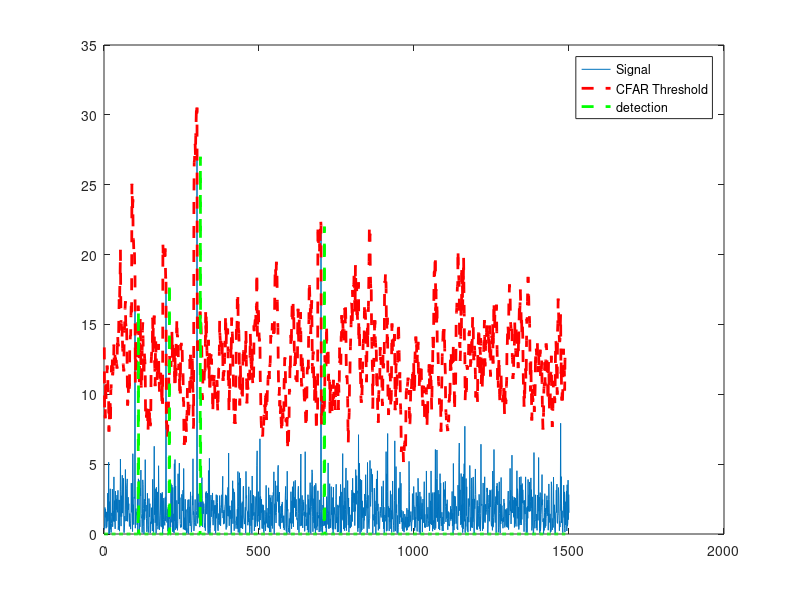

Recreate this plot in MATLAB.
% Implement 1D CFAR using lagging cells on the given noise and target scenario.

% Close and delete all currently open figures
close all;

% Generate Noisy Signal

% Specify the parameters of a signal with a sampling frequency of 1 kHz 
% and a signal duration of 1.5 seconds.

Fs = 1000;            % Sampling frequency                    
T = 1/Fs;             % Sampling period       
L = 1500;             % Length of signal
t = (0:L-1)*T;        % Time vector

% Form a signal containing a 50 Hz sinusoid of amplitude 0.7 and a 120 Hz 
% sinusoid of amplitude 1.

S = 0.7*sin(2*pi*50*t) + sin(2*pi*120*t);

% Corrupt the signal with zero-mean white noise with a variance of 4
X = S + 2*randn(size(t));

X_cfar = abs(X);

% Data_points
Ns = 1500;  % let it be the same as the length of the signal

%Targets location. Assigning bin 100, 200, 300, and 700 as Targets
%  with the amplitudes of 16, 18, 27, 22.
X_cfar([100 ,200, 300, 700])=[16 18 27 22];

% plot the output
% figure(1);
% tiledlayout(2,1)
% nexttile
% plot(X_cfar)

% Apply CFAR to detect the targets by filtering the noise.

% TODO: Define the number of Training Cells
T = 10
% TODO: Define the number of Guard Cells 
G = 1
% TODO: Define Offset (Adding room above noise threshold for the desired SNR)
offset = 7

% Initialize vector to hold threshold values 
threshold_cfar = zeros(Ns-(G+T+1),1);

% Initialize Vector to hold final signal after thresholding
signal_cfar = zeros(Ns-(G+T+1),1);

% Slide window across the signal length
for i = 1:(Ns-(G+T+1))     
    
    % TODO: Determine the noise threshold by measuring it within 
    % the training cells
    noise_level =    mean(X_cfar(i+G:i+G+T))
    % TODO: scale the noise_level by appropriate offset value and take
    % average over T training cells
    threshold = noise_level * offset
    % Add threshold value to the threshold_cfar vector
    threshold_cfar(i) = threshold;
    % TODO: Measure the signal within the CUT
    signal = X_cfar(i)
    % add signal value to the signal_cfar vector
    if signal > threshold
        signal_cfar(i) = signal
    end
end

% plot the filtered signal
plot(signal_cfar);
legend('Signal')

% plot original sig, threshold and filtered signal within the same figure.
plot(X_cfar);
hold on
plot(circshift(threshold_cfar,G),'r--','LineWidth',2)
hold on
plot (circshift(signal_cfar,(T+G)),'g--','LineWidth',2);
legend('Signal','CFAR Threshold','detection')